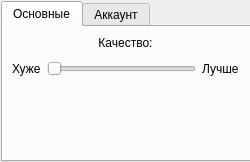
<?xml version="1.0" encoding="UTF-8"?>
<ui version="4.0">
 <class>MainClass</class>
 <widget class="QMainWindow" name="MainClass">
  <property name="geometry">
   <rect>
    <x>0</x>
    <y>0</y>
    <width>250</width>
    <height>162</height>
   </rect>
  </property>
  <property name="windowTitle">
   <string>Настройки</string>
  </property>
  <property name="windowIcon">
   <iconset resource="icons.qrc">
    <normaloff>:/icons/icon.png</normaloff>:/icons/icon.png</iconset>
  </property>
  <property name="styleSheet">
   <string notr="true"/>
  </property>
  <widget class="QWidget" name="centralWidget">
   <widget class="QTabWidget" name="tabWidget">
    <property name="geometry">
     <rect>
      <x>1</x>
      <y>1</y>
      <width>250</width>
      <height>161</height>
     </rect>
    </property>
    <property name="currentIndex">
     <number>0</number>
    </property>
    <property name="tabsClosable">
     <bool>false</bool>
    </property>
    <widget class="QWidget" name="general">
     <attribute name="title">
      <string>Основные</string>
     </attribute>
     <widget class="QWidget" name="verticalLayoutWidget">
      <property name="geometry">
       <rect>
        <x>2</x>
        <y>3</y>
        <width>241</width>
        <height>111</height>
       </rect>
      </property>
      <layout class="QVBoxLayout" name="verticalLayout">
       <property name="leftMargin">
        <number>4</number>
       </property>
       <property name="topMargin">
        <number>4</number>
       </property>
       <property name="rightMargin">
        <number>4</number>
       </property>
       <property name="bottomMargin">
        <number>4</number>
       </property>
       <item>
        <layout class="QHBoxLayout" name="horizontalLayout_2">
         <property name="leftMargin">
          <number>2</number>
         </property>
         <property name="topMargin">
          <number>2</number>
         </property>
         <property name="rightMargin">
          <number>2</number>
         </property>
         <property name="bottomMargin">
          <number>2</number>
         </property>
         <item>
          <widget class="QLabel" name="label_3">
           <property name="text">
            <string>Качество:</string>
           </property>
           <property name="alignment">
            <set>Qt::AlignCenter</set>
           </property>
          </widget>
         </item>
        </layout>
       </item>
       <item>
        <layout class="QHBoxLayout" name="horizontalLayout">
         <property name="leftMargin">
          <number>3</number>
         </property>
         <property name="topMargin">
          <number>3</number>
         </property>
         <property name="rightMargin">
          <number>3</number>
         </property>
         <property name="bottomMargin">
          <number>3</number>
         </property>
         <item>
          <widget class="QLabel" name="label">
           <property name="text">
            <string>Хуже</string>
           </property>
          </widget>
         </item>
         <item>
          <widget class="QSlider" name="quality">
           <property name="maximum">
            <number>60</number>
           </property>
           <property name="orientation">
            <enum>Qt::Horizontal</enum>
           </property>
          </widget>
         </item>
         <item>
          <widget class="QLabel" name="label_2">
           <property name="text">
            <string>Лучше</string>
           </property>
          </widget>
         </item>
        </layout>
       </item>
       <item>
        <spacer name="verticalSpacer">
         <property name="orientation">
          <enum>Qt::Vertical</enum>
         </property>
         <property name="sizeHint" stdset="0">
          <size>
           <width>20</width>
           <height>40</height>
          </size>
         </property>
        </spacer>
       </item>
      </layout>
     </widget>
    </widget>
    <widget class="QWidget" name="loginTab">
     <attribute name="title">
      <string>Аккаунт</string>
     </attribute>
     <widget class="QWidget" name="verticalLayoutWidget_3">
      <property name="geometry">
       <rect>
        <x>0</x>
        <y>0</y>
        <width>244</width>
        <height>161</height>
       </rect>
      </property>
      <layout class="QVBoxLayout" name="verticalLayout_3">
       <property name="leftMargin">
        <number>5</number>
       </property>
       <property name="topMargin">
        <number>3</number>
       </property>
       <property name="rightMargin">
        <number>3</number>
       </property>
       <property name="bottomMargin">
        <number>3</number>
       </property>
       <item>
        <widget class="QGroupBox" name="authGroup">
         <property name="sizePolicy">
          <sizepolicy hsizetype="Minimum" vsizetype="Minimum">
           <horstretch>0</horstretch>
           <verstretch>0</verstretch>
          </sizepolicy>
         </property>
         <property name="title">
          <string>Авторизация</string>
         </property>
         <property name="flat">
          <bool>true</bool>
         </property>
         <widget class="QWidget" name="verticalLayoutWidget_2">
          <property name="geometry">
           <rect>
            <x>3</x>
            <y>14</y>
            <width>231</width>
            <height>141</height>
           </rect>
          </property>
          <layout class="QVBoxLayout" name="verticalLayout_2">
           <property name="spacing">
            <number>2</number>
           </property>
           <property name="leftMargin">
            <number>4</number>
           </property>
           <property name="topMargin">
            <number>4</number>
           </property>
           <property name="rightMargin">
            <number>4</number>
           </property>
           <property name="bottomMargin">
            <number>4</number>
           </property>
           <item>
            <layout class="QHBoxLayout" name="horizontalLayout_3">
             <property name="leftMargin">
              <number>3</number>
             </property>
             <property name="topMargin">
              <number>3</number>
             </property>
             <property name="rightMargin">
              <number>3</number>
             </property>
             <property name="bottomMargin">
              <number>3</number>
             </property>
             <item>
              <widget class="QLabel" name="label_4">
               <property name="sizePolicy">
                <sizepolicy hsizetype="Expanding" vsizetype="Preferred">
                 <horstretch>0</horstretch>
                 <verstretch>0</verstretch>
                </sizepolicy>
               </property>
               <property name="text">
                <string>E-Mail:</string>
               </property>
              </widget>
             </item>
             <item>
              <widget class="QLineEdit" name="email">
               <property name="sizePolicy">
                <sizepolicy hsizetype="Expanding" vsizetype="Fixed">
                 <horstretch>0</horstretch>
                 <verstretch>0</verstretch>
                </sizepolicy>
               </property>
               <property name="maxLength">
                <number>256</number>
               </property>
              </widget>
             </item>
            </layout>
           </item>
           <item>
            <layout class="QHBoxLayout" name="horizontalLayout_4">
             <property name="leftMargin">
              <number>3</number>
             </property>
             <property name="topMargin">
              <number>3</number>
             </property>
             <property name="rightMargin">
              <number>3</number>
             </property>
             <property name="bottomMargin">
              <number>3</number>
             </property>
             <item>
              <widget class="QLabel" name="label_5">
               <property name="sizePolicy">
                <sizepolicy hsizetype="Expanding" vsizetype="Preferred">
                 <horstretch>0</horstretch>
                 <verstretch>0</verstretch>
                </sizepolicy>
               </property>
               <property name="text">
                <string>Пароль:</string>
               </property>
              </widget>
             </item>
             <item>
              <widget class="QLineEdit" name="password">
               <property name="echoMode">
                <enum>QLineEdit::Password</enum>
               </property>
              </widget>
             </item>
            </layout>
           </item>
           <item>
            <layout class="QHBoxLayout" name="horizontalLayout_7">
             <property name="leftMargin">
              <number>3</number>
             </property>
             <property name="topMargin">
              <number>0</number>
             </property>
             <property name="rightMargin">
              <number>3</number>
             </property>
             <property name="bottomMargin">
              <number>0</number>
             </property>
             <item>
              <widget class="QCheckBox" name="remember">
               <property name="text">
                <string>Запомнить меня</string>
               </property>
              </widget>
             </item>
             <item>
              <spacer name="horizontalSpacer_3">
               <property name="orientation">
                <enum>Qt::Horizontal</enum>
               </property>
               <property name="sizeHint" stdset="0">
                <size>
                 <width>40</width>
                 <height>20</height>
                </size>
               </property>
              </spacer>
             </item>
            </layout>
           </item>
           <item>
            <layout class="QHBoxLayout" name="horizontalLayout_5">
             <property name="leftMargin">
              <number>3</number>
             </property>
             <property name="topMargin">
              <number>0</number>
             </property>
             <property name="rightMargin">
              <number>3</number>
             </property>
             <property name="bottomMargin">
              <number>0</number>
             </property>
             <item>
              <widget class="QPushButton" name="login">
               <property name="text">
                <string>Вход</string>
               </property>
              </widget>
             </item>
             <item>
              <widget class="QPushButton" name="signup">
               <property name="sizePolicy">
                <sizepolicy hsizetype="Maximum" vsizetype="Fixed">
                 <horstretch>0</horstretch>
                 <verstretch>0</verstretch>
                </sizepolicy>
               </property>
               <property name="text">
                <string>Регистрация</string>
               </property>
              </widget>
             </item>
            </layout>
           </item>
           <item>
            <layout class="QHBoxLayout" name="horizontalLayout_6">
             <property name="leftMargin">
              <number>3</number>
             </property>
             <property name="topMargin">
              <number>3</number>
             </property>
             <property name="rightMargin">
              <number>3</number>
             </property>
             <property name="bottomMargin">
              <number>3</number>
             </property>
             <item>
              <widget class="QLabel" name="errString">
               <property name="text">
                <string/>
               </property>
              </widget>
             </item>
            </layout>
           </item>
           <item>
            <spacer name="verticalSpacer_2">
             <property name="orientation">
              <enum>Qt::Vertical</enum>
             </property>
             <property name="sizeHint" stdset="0">
              <size>
               <width>20</width>
               <height>40</height>
              </size>
             </property>
            </spacer>
           </item>
          </layout>
         </widget>
        </widget>
       </item>
       <item>
        <widget class="QGroupBox" name="accountGroup">
         <property name="sizePolicy">
          <sizepolicy hsizetype="Minimum" vsizetype="Minimum">
           <horstretch>0</horstretch>
           <verstretch>0</verstretch>
          </sizepolicy>
         </property>
         <property name="title">
          <string>Аккаунт</string>
         </property>
         <property name="flat">
          <bool>true</bool>
         </property>
         <widget class="QWidget" name="verticalLayoutWidget_4">
          <property name="geometry">
           <rect>
            <x>0</x>
            <y>14</y>
            <width>235</width>
            <height>139</height>
           </rect>
          </property>
          <layout class="QVBoxLayout" name="verticalLayout_4">
           <property name="leftMargin">
            <number>3</number>
           </property>
           <property name="topMargin">
            <number>3</number>
           </property>
           <property name="rightMargin">
            <number>3</number>
           </property>
           <property name="bottomMargin">
            <number>3</number>
           </property>
           <item>
            <layout class="QHBoxLayout" name="horizontalLayout_10">
             <property name="leftMargin">
              <number>3</number>
             </property>
             <property name="topMargin">
              <number>3</number>
             </property>
             <property name="rightMargin">
              <number>3</number>
             </property>
             <property name="bottomMargin">
              <number>3</number>
             </property>
             <item>
              <widget class="QLabel" name="accountEmail">
               <property name="text">
                <string/>
               </property>
              </widget>
             </item>
            </layout>
           </item>
           <item>
            <layout class="QHBoxLayout" name="horizontalLayout_9">
             <property name="leftMargin">
              <number>3</number>
             </property>
             <property name="topMargin">
              <number>3</number>
             </property>
             <property name="rightMargin">
              <number>3</number>
             </property>
             <property name="bottomMargin">
              <number>3</number>
             </property>
             <item>
              <widget class="QPushButton" name="logout">
               <property name="text">
                <string>Выйти</string>
               </property>
              </widget>
             </item>
            </layout>
           </item>
           <item>
            <spacer name="verticalSpacer_3">
             <property name="orientation">
              <enum>Qt::Vertical</enum>
             </property>
             <property name="sizeHint" stdset="0">
              <size>
               <width>20</width>
               <height>40</height>
              </size>
             </property>
            </spacer>
           </item>
          </layout>
         </widget>
        </widget>
       </item>
      </layout>
     </widget>
    </widget>
   </widget>
  </widget>
 </widget>
 <layoutdefault spacing="6" margin="11"/>
 <resources>
  <include location="icons.qrc"/>
 </resources>
 <connections/>
</ui>
